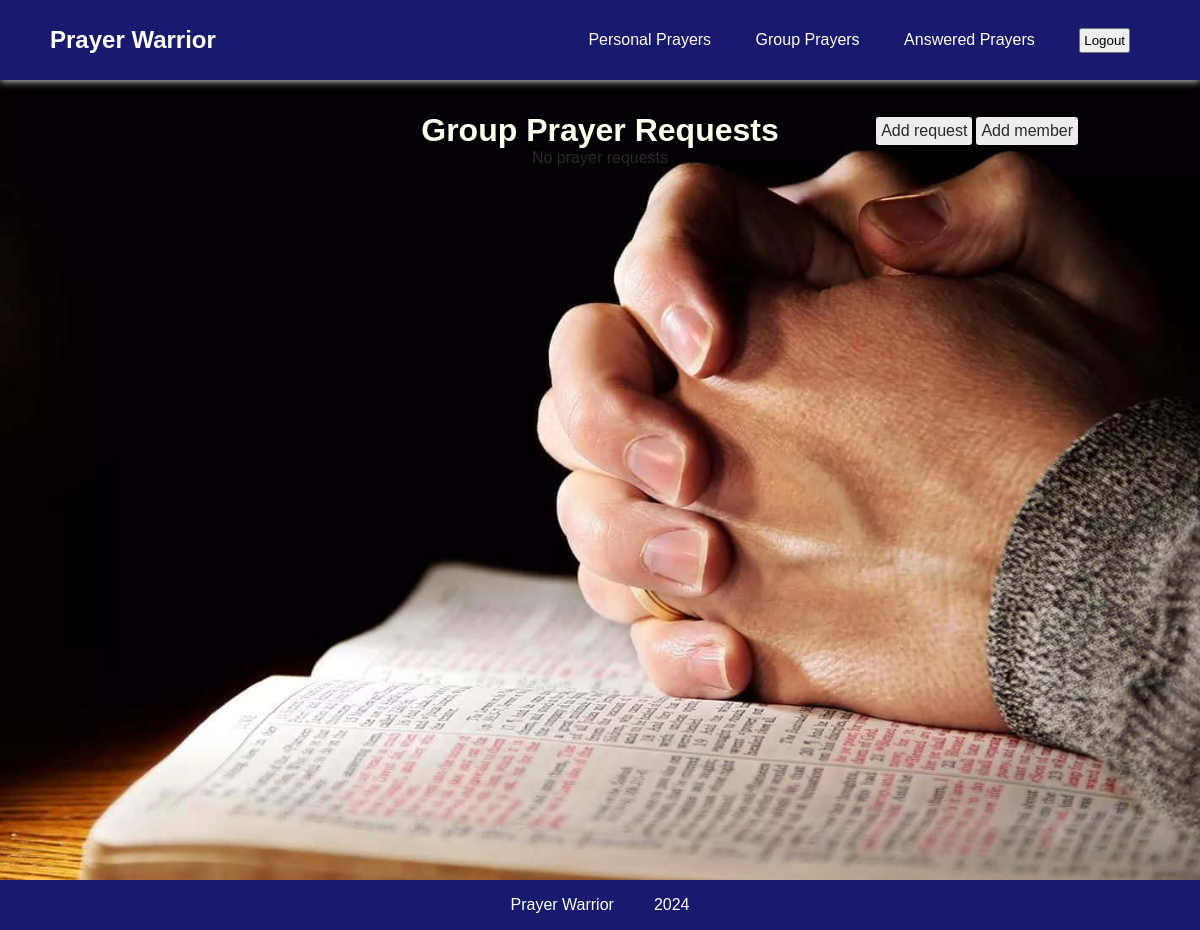
The app's page /app/group-prayers/5/ (signed in), older data.
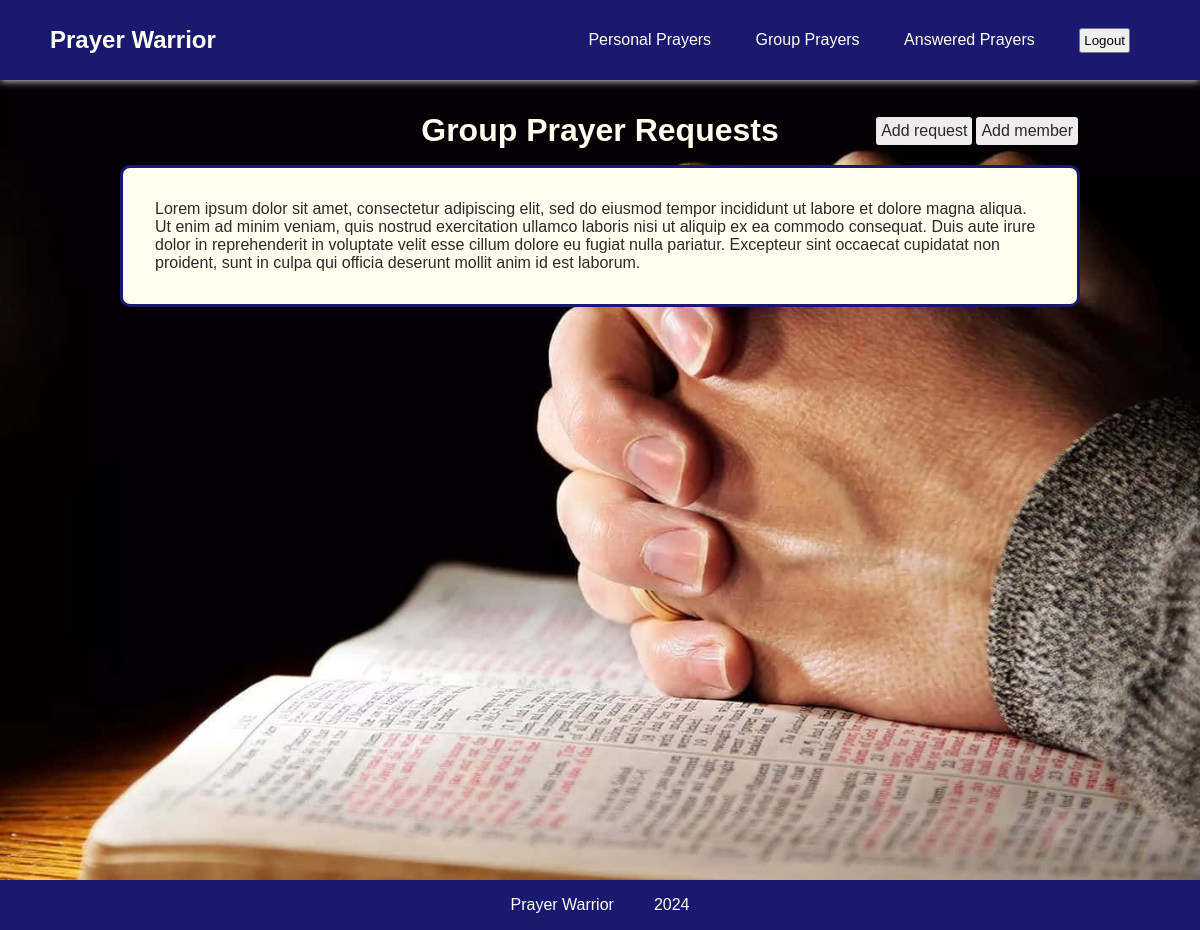
The same page, newer data.
### app/models.py (models this page shows, shortened)
class PrayerRequest(models.Model):
    datetime = models.DateTimeField(auto_now_add=True)
    user = models.ForeignKey(User, on_delete=models.CASCADE)
    content = models.TextField()
    answered = models.BooleanField(default=False)

### app/views.py (the view)
# urls.py: path("group-prayers/<pk>/", views.GroupDetailView.as_view(), name="group-detail"),
class GroupDetailView(LoginRequiredMixin, UserPassesTestMixin, generic.DetailView):
    model = Group
    login_url = reverse_lazy("login")
    template_name = "app/group-detail.html"
    def test_func(self):
        group_id = self.kwargs["pk"]
        return self.request.user.groups.filter(id=group_id).exists()
    def get_context_data(self, **kwargs):
        group_id = self.kwargs["pk"]
        context = super().get_context_data(**kwargs)
        prayer_keys = GroupPrayerManager.objects.filter(group=group_id)
        context["prayer_list"] = []
        for prayer_key in prayer_keys:
            context["prayer_list"].append(prayer_key.prayer_request)
        return context

### app/templates/app/group-detail.html
{% extends "app/navbar.html" %}
{% load static %}
{% block page-style %} <link rel="stylesheet" href="{% static 'app/group-detail.css' %}">{% endblock %}
{% block content %}
    <div class="page-container">
        <div class="header">
            <h1>Group Prayer Requests</h1>
            <div class="buttons">
                <a href="{% url 'app:prayer-request' %}" class="add-button">Add request</a>
                <a href="{% url 'app:add-member' group.id %}" class="add-button">Add member</a>
            </div>
        </div>
        {% if prayer_list %}
        <ul class="flex-container">
        {% for prayer in prayer_list %}
            <li class="prayer-request">{{ prayer.content }}</li>
        {% endfor %}
        </ul>
        {% else %}
            No prayer requests
        {% endif %}
    </div>
{% endblock %}

Row changes from the older to the newer data that the page shows:
added PrayerRequest: content "Lorem ipsum dolor sit amet, consectetur adipiscing elit, sed do eiusmod tempor incididunt ut labore et dolore magna aliqua. Ut enim ad minim veniam, quis nostrud exercitation ullamco laboris nisi ut aliquip ex ea commodo consequat. Duis aute irure dolor in reprehenderit in voluptate velit esse cillum dolore eu fugiat nulla pariatur. Excepteur sint occaecat cupidatat non proident, sunt in culpa qui officia deserunt mollit anim id est laborum."
Text that changed along with them:
text no longer shown: "No prayer requests"
